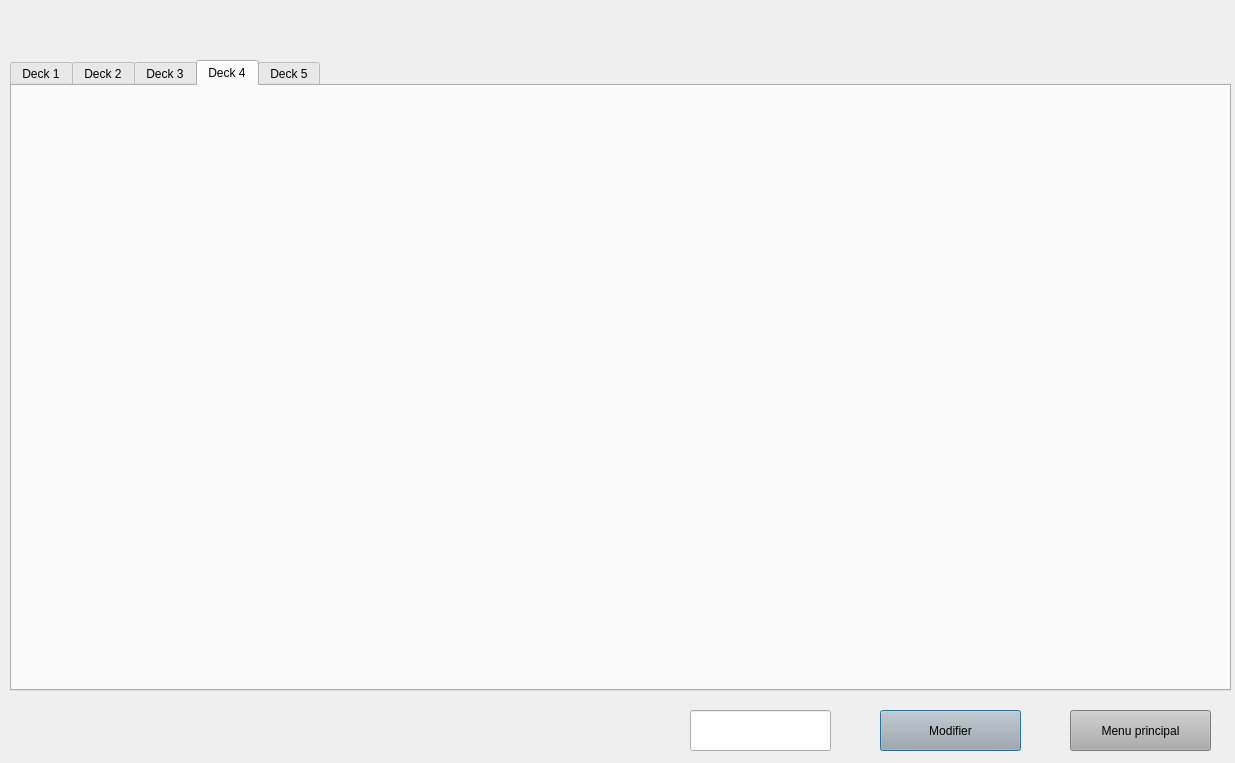
<?xml version="1.0" encoding="UTF-8"?>
<ui version="4.0">
 <class>DeckToModify</class>
 <widget class="QDialog" name="DeckToModify">
  <property name="geometry">
   <rect>
    <x>0</x>
    <y>0</y>
    <width>1235</width>
    <height>763</height>
   </rect>
  </property>
  <property name="windowTitle">
   <string>Dialog</string>
  </property>
  <property name="styleSheet">
   <string notr="true">background-image: url(:/img/img/menuBg.png);</string>
  </property>
  <widget class="QTabWidget" name="tabWidget">
   <property name="geometry">
    <rect>
     <x>10</x>
     <y>60</y>
     <width>1221</width>
     <height>631</height>
    </rect>
   </property>
   <property name="currentIndex">
    <number>3</number>
   </property>
   <widget class="QWidget" name="tab">
    <attribute name="title">
     <string>Deck 1</string>
    </attribute>
    <layout class="QVBoxLayout" name="verticalLayout">
     <item>
      <layout class="QHBoxLayout" name="up1"/>
     </item>
     <item>
      <layout class="QHBoxLayout" name="mid1"/>
     </item>
     <item>
      <layout class="QHBoxLayout" name="down1"/>
     </item>
    </layout>
   </widget>
   <widget class="QWidget" name="tab_2">
    <attribute name="title">
     <string>Deck 2</string>
    </attribute>
    <layout class="QVBoxLayout" name="verticalLayout_2">
     <item>
      <layout class="QHBoxLayout" name="up2"/>
     </item>
     <item>
      <layout class="QHBoxLayout" name="down2"/>
     </item>
     <item>
      <layout class="QHBoxLayout" name="mid2"/>
     </item>
    </layout>
   </widget>
   <widget class="QWidget" name="tab_3">
    <attribute name="title">
     <string>Deck 3</string>
    </attribute>
    <layout class="QVBoxLayout" name="verticalLayout_3">
     <item>
      <layout class="QHBoxLayout" name="up3"/>
     </item>
     <item>
      <layout class="QHBoxLayout" name="down3"/>
     </item>
     <item>
      <layout class="QHBoxLayout" name="mid3"/>
     </item>
    </layout>
   </widget>
   <widget class="QWidget" name="tab_4">
    <attribute name="title">
     <string>Deck 4</string>
    </attribute>
    <layout class="QVBoxLayout" name="verticalLayout_4">
     <item>
      <layout class="QHBoxLayout" name="up4"/>
     </item>
     <item>
      <layout class="QHBoxLayout" name="down4"/>
     </item>
     <item>
      <layout class="QHBoxLayout" name="mid4"/>
     </item>
    </layout>
   </widget>
   <widget class="QWidget" name="tab_5">
    <attribute name="title">
     <string>Deck 5</string>
    </attribute>
    <layout class="QVBoxLayout" name="verticalLayout_5">
     <item>
      <layout class="QHBoxLayout" name="up5"/>
     </item>
     <item>
      <layout class="QHBoxLayout" name="down5"/>
     </item>
     <item>
      <layout class="QHBoxLayout" name="mid5"/>
     </item>
    </layout>
   </widget>
  </widget>
  <widget class="QLineEdit" name="chosenDeck">
   <property name="geometry">
    <rect>
     <x>690</x>
     <y>710</y>
     <width>141</width>
     <height>41</height>
    </rect>
   </property>
  </widget>
  <widget class="QPushButton" name="lancerButton">
   <property name="geometry">
    <rect>
     <x>880</x>
     <y>710</y>
     <width>141</width>
     <height>41</height>
    </rect>
   </property>
   <property name="styleSheet">
    <string notr="true">background: rgb(173, 173, 173)</string>
   </property>
   <property name="text">
    <string>Modifier</string>
   </property>
  </widget>
  <widget class="QPushButton" name="lancerButton_2">
   <property name="geometry">
    <rect>
     <x>1070</x>
     <y>710</y>
     <width>141</width>
     <height>41</height>
    </rect>
   </property>
   <property name="styleSheet">
    <string notr="true">background: rgb(173, 173, 173)</string>
   </property>
   <property name="text">
    <string>Menu principal</string>
   </property>
  </widget>
 </widget>
 <resources/>
 <connections/>
</ui>
